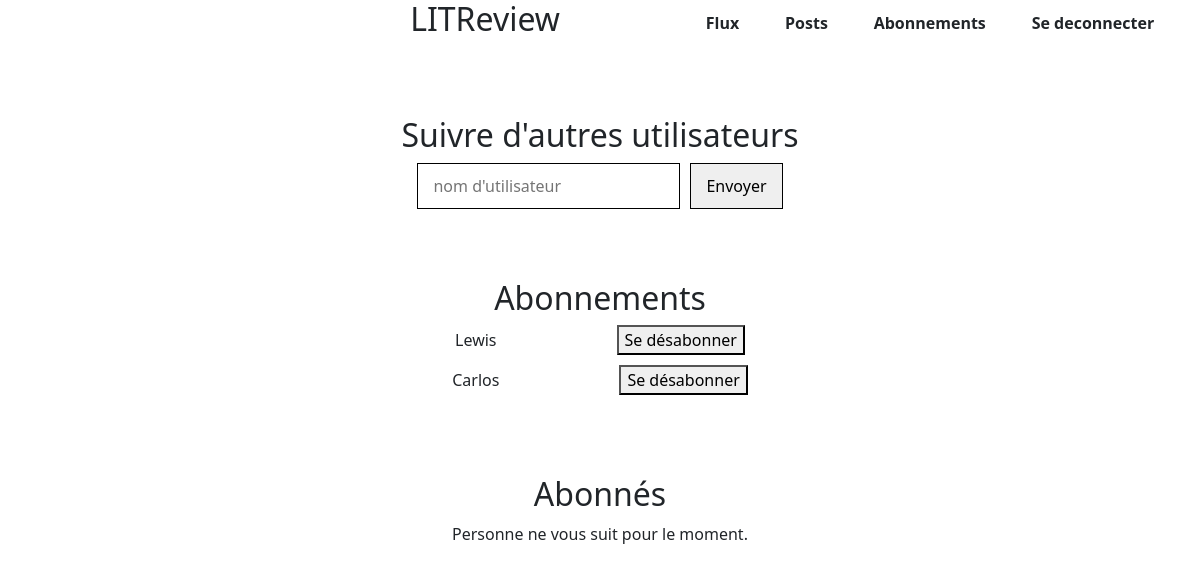
/abonnements/ (signed in), run on the app's committed database.
### critiques/models.py (models this page shows)
class UserFollows(models.Model):
    user = models.ForeignKey(
        to=settings.AUTH_USER_MODEL, on_delete=models.CASCADE, related_name="following"
    )
    followed_user = models.ForeignKey(
        to=settings.AUTH_USER_MODEL,
        on_delete=models.CASCADE,
        related_name="followed_by",
    )
    class Meta:
        constraints = [
            models.UniqueConstraint(
                fields=["user", "followed_user"], name="unique_follows"
            )
        ]

### critiques/views.py (the view)
# urls.py: path("abonnements/", abonnements, name="abonnements"),
@login_required
def abonnements(request):
    user = request.user
    message = ""
    if request.method == "POST":
        form = FollowUserForm(request.POST)
        if form.is_valid():
            username_to_follow = form.cleaned_data["username"]
            try:
                user_to_follow = User.objects.get(username=username_to_follow)
                if user != user_to_follow:
                    already_follows = UserFollows.objects.filter(
                        user=user, followed_user=user_to_follow
                    ).exists()
                    if not already_follows:
                        UserFollows.objects.create(
                            user=user, followed_user=user_to_follow
                        )
                        form = FollowUserForm()  # Ou où vous voulez rediriger
                    else:
                        message = "Vous suivez déjà cet utilisateur."
                else:
                    message = "Vous ne pouvez pas vous suivre vous-même."
            except User.DoesNotExist:
                message = "L'utilisateur n'existe pas."
    else:
        form = FollowUserForm()
    abonnements = UserFollows.objects.filter(user=user)
    abonnes = UserFollows.objects.filter(followed_user=user)
    context = {
        "abonnements": abonnements,
        "abonnes": abonnes,
        "form": form,
        "message": message,
    }
    return render(request, "abonnements.html", context)

### critiques/forms.py
class FollowUserForm(forms.Form):
    username = forms.CharField(
        label="",
        widget=forms.TextInput(attrs={"placeholder": "nom d'utilisateur"}),
        max_length=150,
    )

### critiques/templates/abonnements.html (shortened to what this page needs)
{% extends "base.html" %}
{% load static %}
{% block additional_css %}
<link rel="stylesheet" href="{% static 'critiques/css/abonnements.css' %}">
{% endblock %}
{% block content %}
<body>
    <section>
        <h2>Suivre d'autres utilisateurs</h2>
        <form class="search" method="post">
            <div class="input-container">
                {{ form.username }}
            </div>
            <div class="button-container">
                <button type="submit" id="search_user">Envoyer</button>
            </div>
        </form>
    </section>
    <section>
        <h2>Abonnements</h2>
        {% if abonnements %}
        {% for follow in abonnements %}
        <div class="followed">
            {{ follow.followed_user.username }}
            <form method="post" action="{% url 'unsubscribe' %}" class="unfollow-form">
                <button type="submit">Se désabonner</button>
            </form>
        </div>
        {% endfor %}
        {% else %}
        <p>Vous n'êtes abonné à aucun utilisateur pour le moment.</p>
        {% endif %}
    </section>
    <section>
        <h2>Abonnés</h2>
        {% if abonnes %}
        {% for follow in abonnes %}
        <div class="followers">
            {{ follow.user.username }}
            {% endfor %}
        </div>
        {% else %}
        <p>Personne ne vous suit pour le moment.</p>
        {% endif %}
    </section>
</body>
{% endblock %}

### critiques/static/critiques/css/abonnements.css (style rules this page uses)
section { padding-top: 70px; }
h2, p { text-align: center; }
.search { display: flex; justify-content: center; align-items: center; gap: 10px; }
.input-container, .button-container { display: flex; align-items: center; }
#search_user, .input-container input { height: auto; padding: 10px 15px; margin: 0; border: 1px solid black; box-sizing: border-box; }
#search_user { cursor: pointer; }
.followed { display: flex; align-items: center; justify-content: center; gap : 100px; margin-bottom: 10px; }
.unfollow-form { margin-left: 20px; }

### data on the page
UserFollows: followed_user.username "Lewis"
UserFollows: followed_user.username "Carlos"
